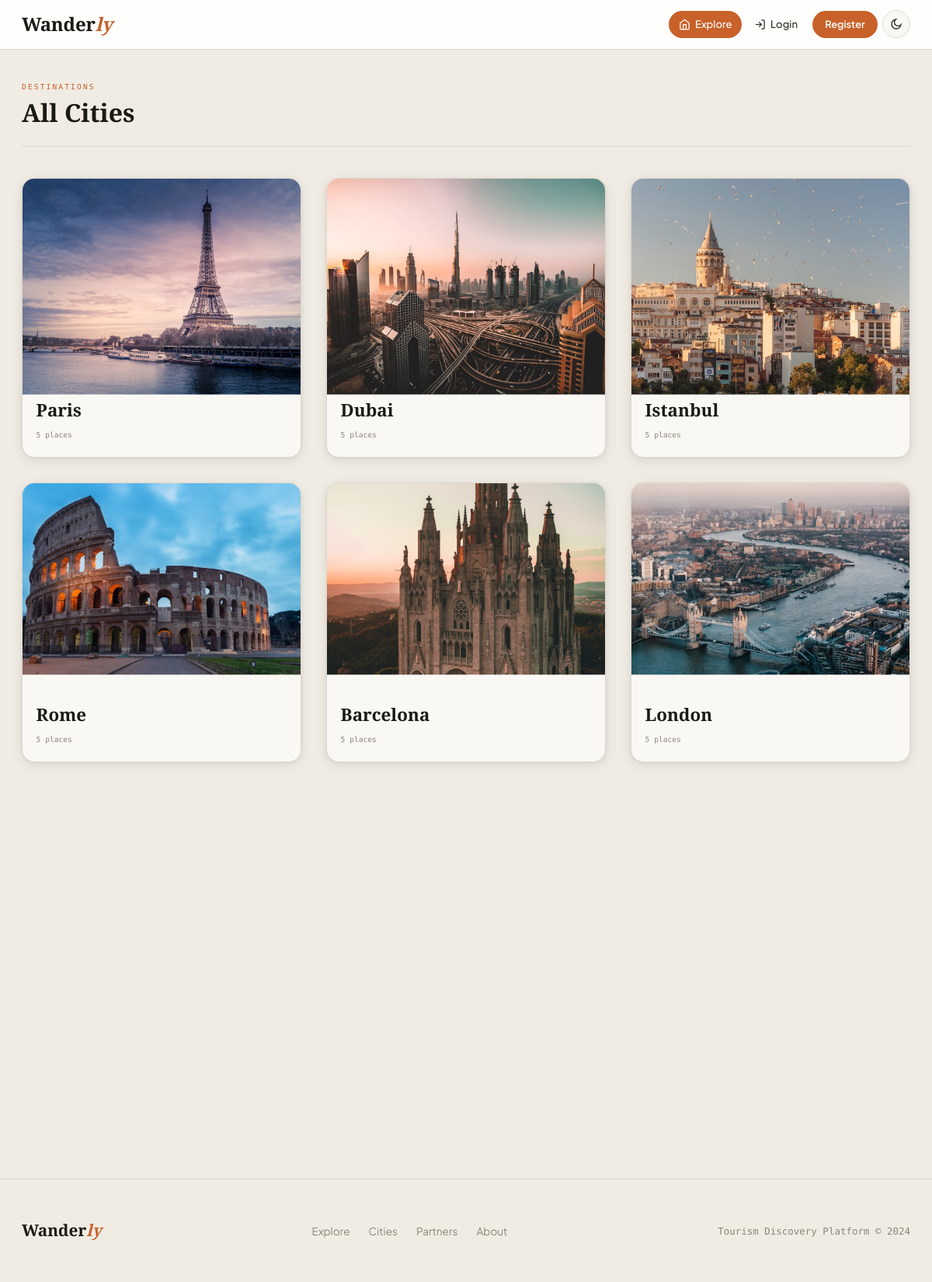
Page /locations/ on the committed database.
### locations/models.py (models this page shows, shortened)
class City(models.Model):
    name = models.CharField(max_length=100)
    description = models.TextField()
    cover_image = models.ImageField(upload_to='cities/', blank=True, null=True)
    class Meta:
        verbose_name_plural = 'Cities'

### locations/views.py (the view)
# urls.py: path('', views.city_list, name='city_list'),
def city_list(request):
    cities = City.objects.all()
    return render(request, 'locations/city_list.html', {'cities': cities})

### templates/locations/city_list.html (shortened to what this page needs)
{% extends 'base.html' %}
{% block nav_explore %}active{% endblock %}
{% block content %}
<div class="container" style="padding-top:2.5rem;padding-bottom:5rem;">
 <div class="page-header">
 <div class="page-header-inner">
 <div>
 <div class="eyebrow accent" style="margin-bottom:.35rem;">Destinations</div>
 <h1 style="font-family:var(--font-display);font-size:2rem;">All Cities</h1>
 </div>
 </div>
 </div>
 <div class="grid-cities" id="cities-grid">
 {% for city in cities %}
 <a href="{% url 'locations:city_detail' city.pk %}" class="city-card reveal" data-name="{{ city.name|lower }}">
 {% if city.cover_image %}
 <img src="{{ city.cover_image.url }}" alt="{{ city.name }}" loading="lazy">
 {% else %}
 <div style="width:100%;aspect-ratio:4/3;background:linear-gradient(135deg,var(--primary),#7c3aed);display:flex;align-items:center;justify-content:center;font-size:4rem;"></div>
 {% endif %}
 <div class="city-card-body">
 <div class="city-card-name">{{ city.name }}</div>
 <div class="city-card-stats">
 <span>{{ city.places.count }} places</span>
 </div>
 </div>
 </a>
 {% empty %}
 <p style="color:var(--muted);grid-column:1/-1;text-align:center;padding:3rem;">No cities have been added yet.</p>
 {% endfor %}
 </div>
</div>
{% endblock %}

### static/css/style.css (style rules this page uses)
:root { --primary: #c8612a; --primary-dark: #a84e20; --primary-light: #f5e8df; --secondary: #e07840; --teal: #3d7a6b; --teal2: #2e6057; --success: #3d7a6b; --danger: #c0392b; --warning: #e07840; --gold: #c8612a; --bg: #f0ece4; --surface: #faf8f4; --surface2: #ebe6dc; --ink: #1a1a14; --ink2: #2c2c22; --muted: #8a8678; --border: #ddd8ce; --font-display: 'Cormorant Garamond', Georgia, serif; --font-ui: 'Plus Jakarta Sans', system-ui, sans-serif; --font-mono: 'DM Mono', monospace; --nav-h: 64px; --radius: 8px; --radius-lg: 16px; --radius-xl: 24px; --shadow-sm: 0 1px 3px rgba(26,26,20,.06); --shadow: 0 4px 16px rgba(26,26,20,.09), 0 1px 4px rgba(26,26,20,.05); --shadow-lg: 0 12px 40px rgba(26,26,20,.13), 0 4px 12px rgba(26,26,20,.08); --shadow-xl: 0 24px 64px rgba(26,26,20,.20); --ease: cubic-bezier(.4,0,.2,1); --t: .22s; }
*, *::before, *::after { box-sizing: border-box; margin: 0; padding: 0; }
html { scroll-behavior: smooth; }
body { font-family: var(--font-ui); font-size: 15px; line-height: 1.7; color: var(--ink); background: var(--bg); -webkit-font-smoothing: antialiased; }
img { max-width: 100%; display: block; }
a { color: inherit; text-decoration: none; }
h1,h2,h3,h4,h5 { font-family: var(--font-display); font-weight: 600; line-height: 1.2; color: var(--ink); }
h1 { font-size: clamp(2rem,5vw,3.6rem); }
.eyebrow { font-family: var(--font-mono); font-size: .6rem; letter-spacing: .22em; text-transform: uppercase; color: var(--muted); }
.eyebrow.accent { color: var(--primary); }
.container, .container-narrow { margin: 0 auto; padding: 0 1.75rem; }
.container { max-width: 1200px; }
.reveal { opacity: 0; transform: translateY(28px); transition: opacity .65s var(--ease), transform .65s var(--ease); }
.reveal.visible { opacity: 1; transform: none; }
.city-card { overflow: hidden; }
.grid-cities { display: grid; grid-template-columns: repeat(auto-fill, minmax(280px,1fr)); gap: 2rem; }
.city-card { display: block; background: var(--surface); border-radius: var(--radius-lg); overflow: hidden; box-shadow: var(--shadow); transition: transform .35s var(--ease), box-shadow .35s var(--ease); position: relative; cursor: pointer; border: 1px solid var(--border); }
.city-card img { width: 100%; aspect-ratio: 4/3; object-fit: cover; display: block; transition: transform .5s var(--ease); }
.city-card-body { padding: 1rem 1.1rem 1.25rem; }
.city-card-name { font-family: var(--font-display); font-size: 1.4rem; font-weight: 600; color: var(--ink); line-height: 1.2; }
.city-card-stats { display: flex; gap: .75rem; margin-top: .65rem; font-family: var(--font-mono); font-size: .6rem; color: var(--muted); }
.city-card::before { content: ''; position: absolute; top: 0; left: 0; right: 0; height: 3px; background: linear-gradient(90deg, var(--primary), #7c3aed); transform: scaleX(0); transform-origin: left; transition: transform .4s var(--ease); }
.page-header { border-bottom: 1px solid var(--border); padding-bottom: 1.5rem; margin-bottom: 2.5rem; }
.page-header-inner, .section-header { display: flex; align-items: flex-start; justify-content: space-between; flex-wrap: wrap; gap: 1rem; }

### rows in the picture
City: cover_image (picture), name "Paris", places.count "5"
City: cover_image (picture), name "Dubai", places.count "5"
City: cover_image (picture), name "Istanbul", places.count "5"
City: cover_image (picture), name "Rome", places.count "5"
City: cover_image (picture), name "Barcelona", places.count "5"
City: cover_image (picture), name "London", places.count "5"
